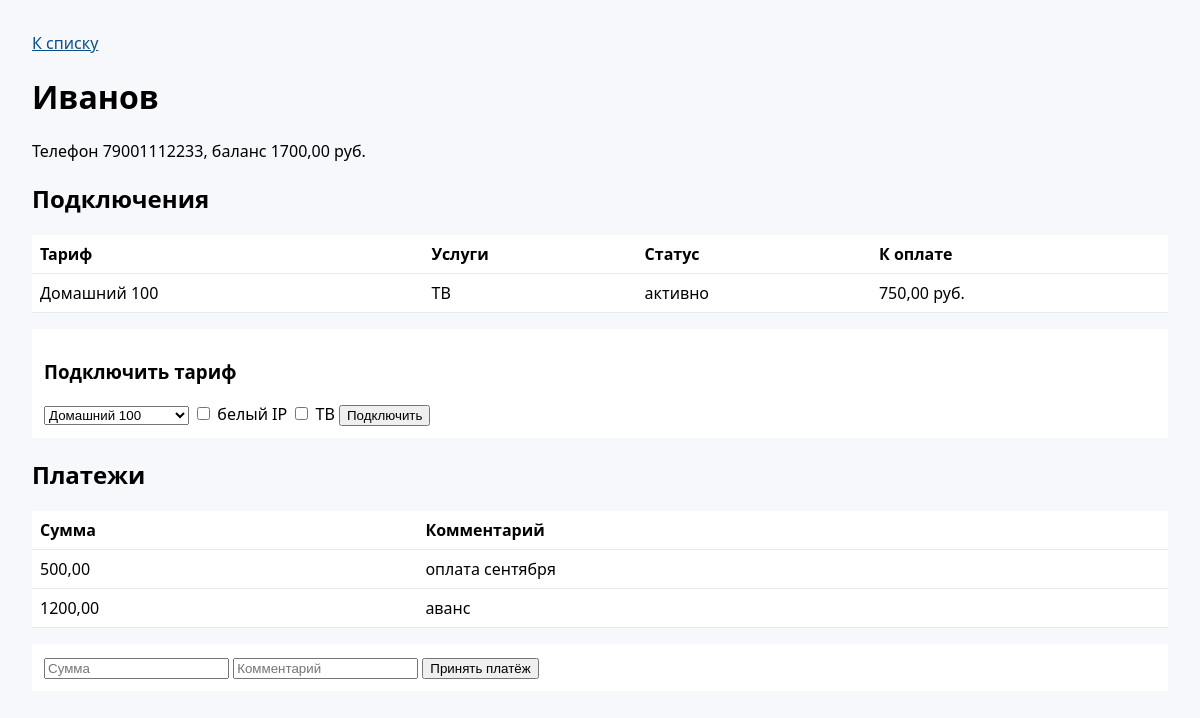
Page /clients/1/ on the committed database.
### billing/models.py (models this page shows, shortened)
class Client(models.Model):
    name = models.CharField("имя", max_length=120)
    phone = models.CharField("телефон", max_length=20)
    balance = models.DecimalField("баланс", max_digits=10, decimal_places=2, default=0)

class Connection(models.Model):
    STATUS = [("active", "активно"), ("suspended", "приостановлено"), ("disabled", "отключено")]
    client = models.ForeignKey(Client, on_delete=models.CASCADE, related_name="connections")
    tariff = models.ForeignKey(Tariff, on_delete=models.PROTECT, related_name="connections")
    services = models.ManyToManyField(Service, blank=True, related_name="connections")
    status = models.CharField("статус", max_length=20, choices=STATUS, default="active")
    started = models.DateField("дата подключения", auto_now_add=True)
    def monthly_total(self):
        extra = sum(service.price for service in self.services.all())
        if self.status != "active":
            return 0
        return self.tariff.price + extra

class Tariff(models.Model):
    name = models.CharField("название", max_length=120)
    speed = models.PositiveIntegerField("скорость, Мбит/с")
    price = models.DecimalField("цена", max_digits=10, decimal_places=2)

class Service(models.Model):
    name = models.CharField("услуга", max_length=120)
    price = models.DecimalField("цена", max_digits=10, decimal_places=2)

class Payment(models.Model):
    client = models.ForeignKey(Client, on_delete=models.CASCADE, related_name="payments")
    amount = models.DecimalField("сумма", max_digits=10, decimal_places=2)
    comment = models.CharField("комментарий", max_length=200, blank=True)
    created = models.DateTimeField(auto_now_add=True)

### billing/views.py (the view, shortened to what this page needs)
# urls.py: path("clients/<int:client_id>/", views.client_detail, name="client"),
def client_detail(request, client_id):
    client = get_object_or_404(Client, pk=client_id)
    return render(request, "billing/client.html", {
        "client": client,
        "tariffs": Tariff.objects.all(),
        "services": Service.objects.all(),
        "connections": client.connections.select_related("tariff").prefetch_related("services"),
        "payments": client.payments.order_by("-created"),
    })

### templates/billing/client.html (shortened to what this page needs)
<!DOCTYPE html>
<html lang="ru">
<head>
</head>
<body>
  <p><a href="{% url 'index' %}">К списку</a></p>
  <h1>{{ client.name }}</h1>
  <p>Телефон {{ client.phone }}, баланс {{ client.balance }} руб.</p>
  <h2>Подключения</h2>
  <table>
    <tr><th>Тариф</th><th>Услуги</th><th>Статус</th><th>К оплате</th></tr>
    {% for connection in connections %}
    <tr>
      <td>{{ connection.tariff.name }}</td>
      <td>{% for service in connection.services.all %}{{ service.name }} {% empty %}нет{% endfor %}</td>
      <td>{{ connection.get_status_display }}</td>
      <td>{{ connection.monthly_total }} руб.</td>
    </tr>
    {% empty %}
    <tr><td colspan="4">Подключений нет</td></tr>
    {% endfor %}
  </table>
  <form method="post">
    <h3>Подключить тариф</h3>
    <select name="tariff_id">{% for tariff in tariffs %}<option value="{{ tariff.id }}">{{ tariff.name }}</option>{% endfor %}</select>
    {% for service in services %}
    <label><input type="checkbox" name="services" value="{{ service.id }}"> {{ service.name }}</label>
    {% endfor %}
    <button>Подключить</button>
  </form>
  <h2>Платежи</h2>
  <table>
    <tr><th>Сумма</th><th>Комментарий</th></tr>
    {% for payment in payments %}
    <tr><td>{{ payment.amount }}</td><td>{{ payment.comment }}</td></tr>
    {% empty %}<tr><td colspan="2">Платежей нет</td></tr>{% endfor %}
  </table>
  <form method="post">
    <input name="amount" placeholder="Сумма" required>
    <input name="comment" placeholder="Комментарий">
    <button>Принять платёж</button>
  </form>
</body>
</html>

### templates/billing/client.html (style rules this page uses)
body { font-family: Segoe UI, sans-serif; margin: 32px; background: #f6f8fb; }
table { border-collapse: collapse; background: white; width: 100%; margin-bottom: 16px; }
th, td { border-bottom: 1px solid #e5ebf2; padding: 8px; text-align: left; }
form { background: white; padding: 12px; margin: 12px 0; }
a { color: #0b4f8a; }

### rows in the picture
Client: name "Иванов", phone "79001112233", balance "1700,00"
Connection: tariff.name "Домашний 100", status "активно", monthly_total "750,00"
Service: name "ТВ"
Service: name "белый IP"
Payment: amount "500,00", comment "оплата сентября"
Payment: amount "1200,00", comment "аванс"

### other values in the picture
form field tariff_id "Домашний 100"
